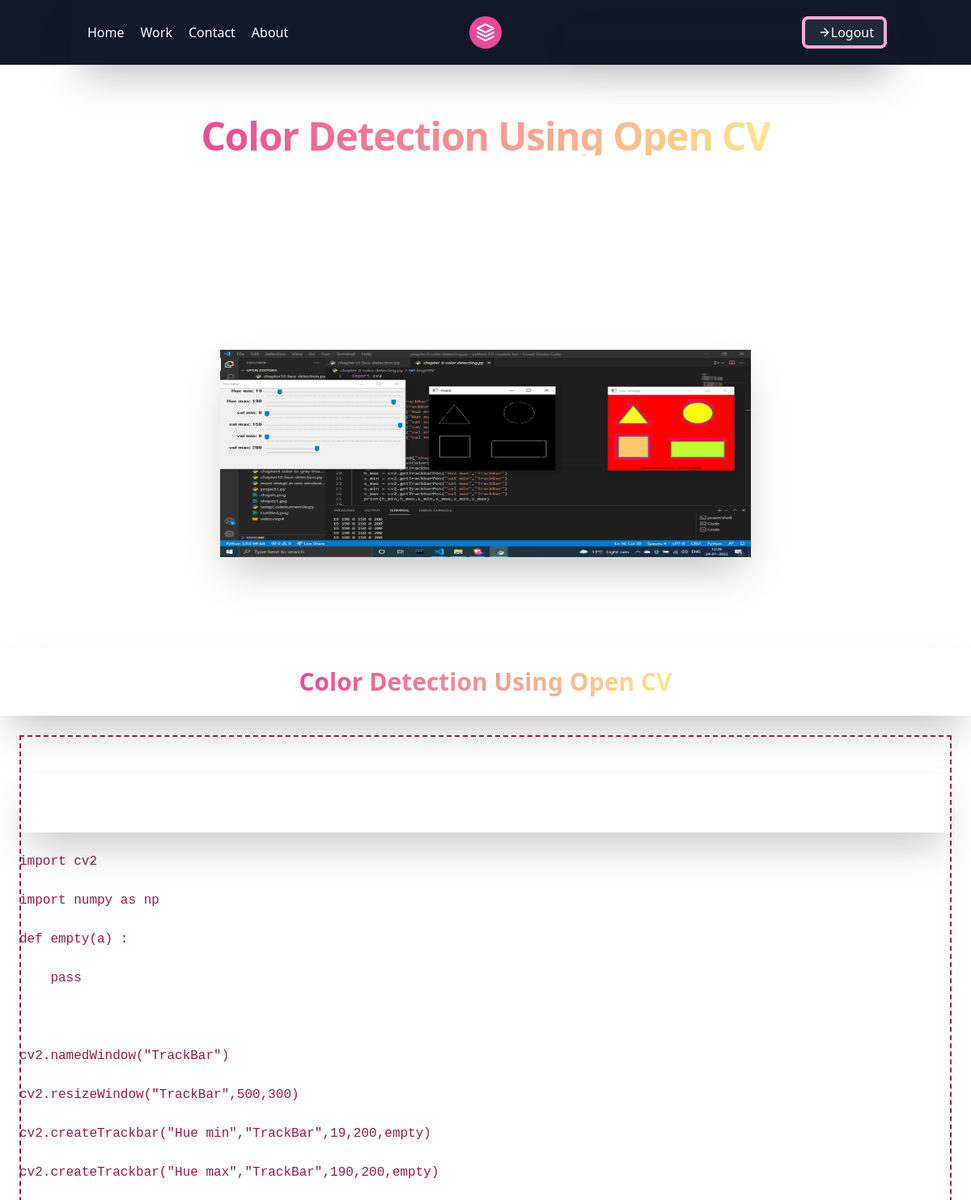
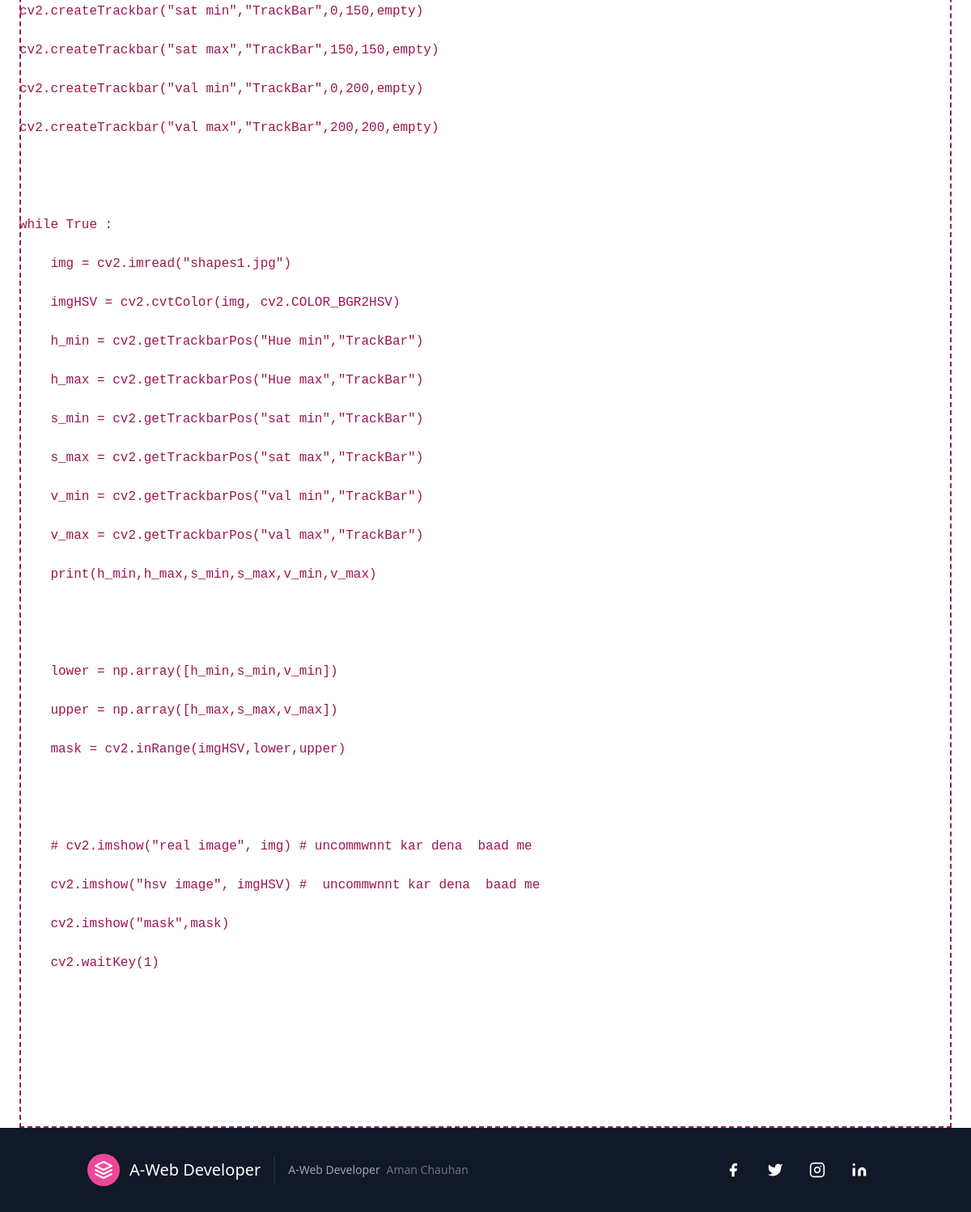
Page /detailC/color-detection-using-open-cv on the committed database (2 pictures, top to bottom).
### home/models.py (models this page shows)
class code_desc(models.Model):
    title = models.CharField(max_length=40)
    image = models.ImageField(upload_to = "pycode")
    code = HTMLField()
    new_slug = AutoSlugField(populate_from = 'title', unique = True, null = True, default = None)
    def __str__(self):
        return self.title

### home/views.py (the view)
# urls.py: path('detailC/<new_slug>', views.detailC, name='detailC'),
def detailC(request,new_slug):
    code = code_desc.objects.get(new_slug = new_slug)
    print(code)
    params = {
        "code" : code
    }
    return render(request, 'code_detail.html', params)

### templates/code_detail.html (shortened to what this page needs)
<!DOCTYPE html>
{% load static %}
<html lang="en">
<head>
    <link href="https://unpkg.com/tailwindcss@^2/dist/tailwind.min.css" rel="stylesheet">
</head>
<body>
  {% include "header.html" %}
      <div class="bg-white-50 flex flex-col text-center w-full mb-20">
        <div class="max-w-7xl mx-auto py-12 px-4 sm:px-6 lg:py-16 lg:px-8 lg:flex lg:items-center lg:justify-between">
          <h2 class="text-3xl font-extrabold tracking-tight text-pink-500 sm:text-5xl">
            <span class="block xl:inline bg-clip-text text-transparent bg-gradient-to-r from-pink-500 to-yellow-200"><u>{{code.title}} </u></span>
          </h2>
         </div>
       </div>
       <section class="text-gray-600 body-font">
        <div class="container px-5 py-24 mx-auto flex flex-wrap">
          <div class="lg:w-2/3 mx-auto">
            <div class="flex flex-wrap w-full bg-pink-400 py-32 px-100  relative mb-4 shadow-2xl" width = "1000" height="1000">
              <ul class="actions special">
              <li><img alt="pizza bill" class="w-full occupy h-full object-center block opacity-100 absolute inset-0 w3-border w3-padding md:h-full w-full" src= {{code.image.url}} ></li>
              </ul>
            </div>
            </div>
          </div>
      </section>
      <div class="h-full flex flex-col py-6 bg-pink-10 shadow-2xl lg:items-center lg:justify-between">
          <h2 class="text-3xl font-extrabold bg-clip-text text-transparent bg-gradient-to-r from-pink-500 to-yellow-200" id="slide-over-title">
            <u>{{code.title}}</u>
          </h2>
        </div>
        <div class="mt-6 relative flex-1 px-4 sm:px-6 text-pink-800 bg-grey-200">
          <pre>
            <code>
              <p class="shadow-2xl">
                {{code.code|safe}}
              </p>
            </code>
          </pre>
          <div class="absolute inset-0 px-4 sm:px-6">
            <div class="h-full border-2 border-dashed border-pink-800" aria-hidden="true"></div>
          </div>
        </div>
      {% include "footer.html" %}
    </body>
    </html>

### rows in the picture
code_desc: image (picture), code "import cv2 import numpy as np def empty(a) : pass cv2.namedWindow(\"TrackBar\") cv2.resizeWindow(\"TrackBar\",500,300) cv2.createTrackbar(\"Hue min\",\"TrackBar\",19,200,empty) cv2.createTrackbar(\"Hue max\",\"TrackBar\",190,200,empty) cv2.createTrackbar(\"sat min\",\"TrackBar\",0,150,empty) cv2.createTrackbar(\"sat max\",\"TrackBar\",150,150,empty) cv2.createTrackbar(\"val min\",\"TrackBar\",0,200,empty) cv2.createTrackbar(\"val max\",\"TrackBar\",200,200,empty) while True : img = cv2.imread(\"shapes1.jpg\") imgHSV = cv2.cvtColor(img, cv2.COLOR_BGR2HSV) h_min = cv2.getTrackbarPos(\"Hue min\",\"TrackBar\") h_max = cv2.getTrackbarPos(\"Hue max\",\"TrackBar\") s_min = cv2.getTrackbarPos(\"sat min\",\"TrackBar\") s_max =…"
